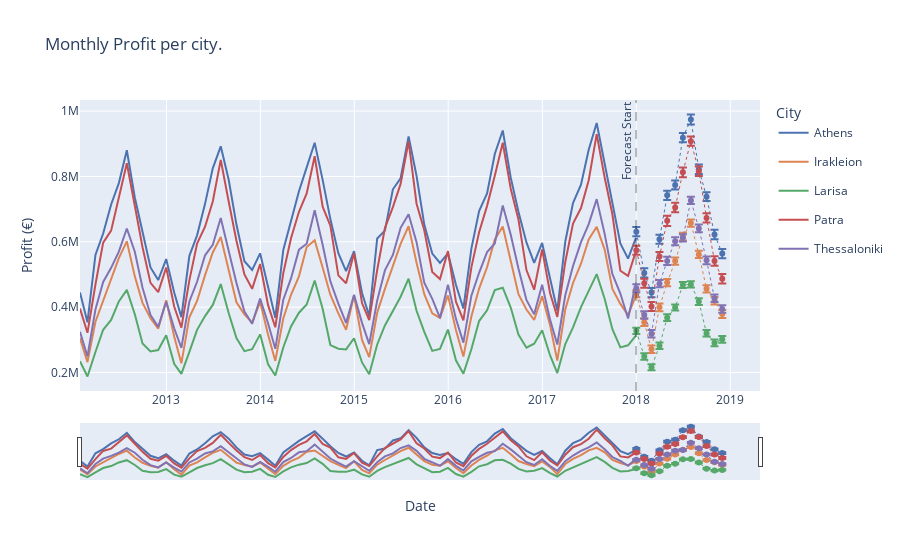

Notebook code for this chart:
### Markdown cell above
# Plotting functions
## Plot the forecasts

### Code cell
def plot_cities_forecast(forecasts: Dict[str, pd.DataFrame]):
    """ Creates the plotly figure for the cities forecast """
    
    # Get color scheme from seaborn
    city_color_dictionary = dict(zip(forecasts["city"].unique(), [f"rgb{c}" for c in sns.color_palette("deep")]))


    fig = go.Figure()
    for city in forecasts["city"].unique():

        # Plot real values
        fig.add_trace(go.Scatter(x=forecasts[forecasts["city"]==city].index, 
                                 y=forecasts.loc[forecasts["city"]==city, "real_values"], 
                                 name=city, 
                                 legendgroup=city,
                                 line=dict(color=city_color_dictionary[city]),
                                 mode='lines'))
        # Plot Predictions
        forecasting_df = forecasts.loc[(forecasts["city"]==city) & (forecasts["real_values"].isna()), :]
        fig.add_trace(go.Scatter(x=forecasting_df.index, 
                             y=forecasting_df["forecast"], 
                             name=city, 
                             legendgroup=city,
                             mode='lines+markers',
                             line=dict(color=city_color_dictionary[city], width=1, dash='dot'),
                             error_y=dict(type='data', array=forecasting_df["error"], visible=True),    
                             showlegend=False))
        
    # Add a vertical line to mark the forecasting period
    fig.add_shape(type='line',
                yref="paper",
                xref="x",
                x0=forecasts.loc[forecasts["city"]==city, "real_values"].dropna().index.max(),
                y0=0,
                x1=forecasts.loc[forecasts["city"]==city, "real_values"].dropna().index.max(),
                y1=1,
                line=dict(color='black', width=0.5, dash="dash"))
    
    # Add annoation on the forecast line 
    fig.add_annotation(
                x=forecasts.loc[forecasts["city"]==city, "real_values"].dropna().index.max(),
                y=1,
                yref='paper',
                xanchor="right",
                yanchor="top",
                showarrow=False,
                textangle=-90,
                text="Forecast Start")

    fig.layout.title.text = "Monthly Profit per city."
    fig.layout.yaxis.title = "Profit (€)"
    fig.layout.xaxis.title = "Date"
    fig.update_xaxes(rangeslider_visible=True)
    fig.update_layout(legend_title_text='City')
    return fig

plot_cities_forecast(forecasts)
